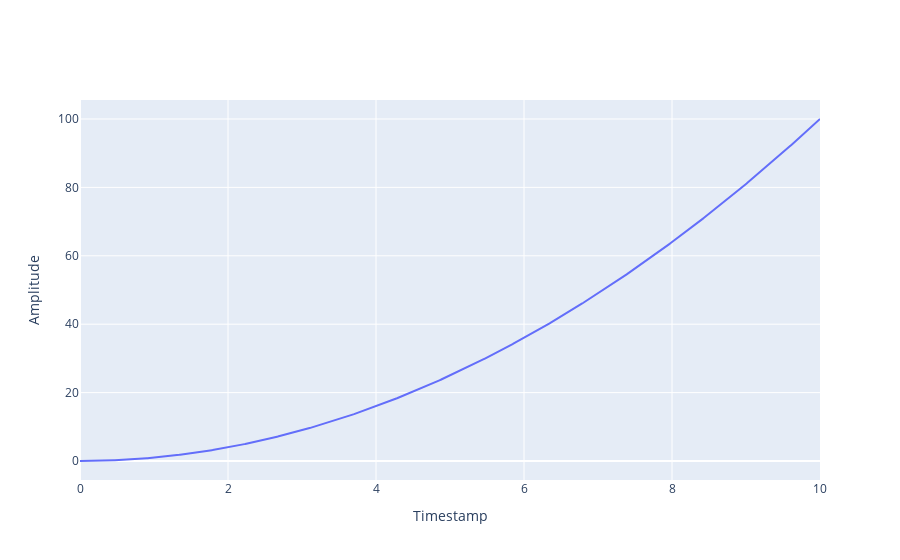
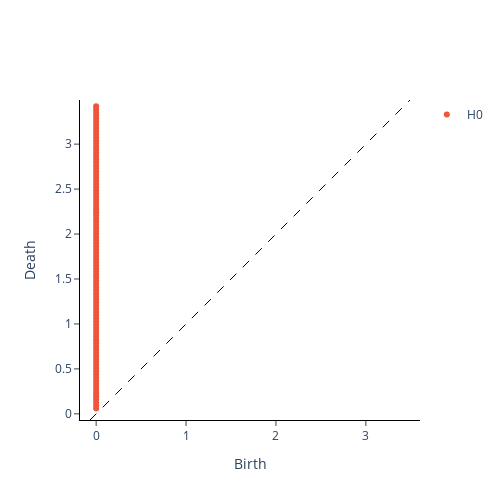

The code cell stored with these charts, in order, in its notebook:
### Code cell
x_periodic1 = np.linspace(0, 10, 1000)
y_periodic1 = x_periodic1**2

fig = go.Figure(data=go.Scatter(x=x_periodic1, y=y_periodic1))
fig.update_layout(xaxis_title="Timestamp", yaxis_title="Amplitude")
fig.show()

embedding_dimension_periodic = 3
embedding_time_delay_periodic = 8
stride = 10

embedder_periodic = SingleTakensEmbedding(
    parameters_type="fixed",
    n_jobs=2,
    time_delay=embedding_time_delay_periodic,
    dimension=embedding_dimension_periodic,
    stride=stride,
)

y_periodic_embedded1 = embedder_periodic.fit_transform(y_periodic1)
print(f"Shape of embedded time series: {y_periodic_embedded1.shape}")
plot_point_cloud(y_periodic_embedded1)


# reshape to keep the vietoris format
y_periodic_embedded1 = y_periodic_embedded1[None, :, :]

# 0 - connected components, 1 - loops, 2 - voids
homology_dimensions = [0, 1, 2]

periodic_persistence = VietorisRipsPersistence(
    homology_dimensions=homology_dimensions, n_jobs=6
)
print("Persistence diagram for periodic signal")
periodic_persistence.fit_transform_plot(y_periodic_embedded1)
